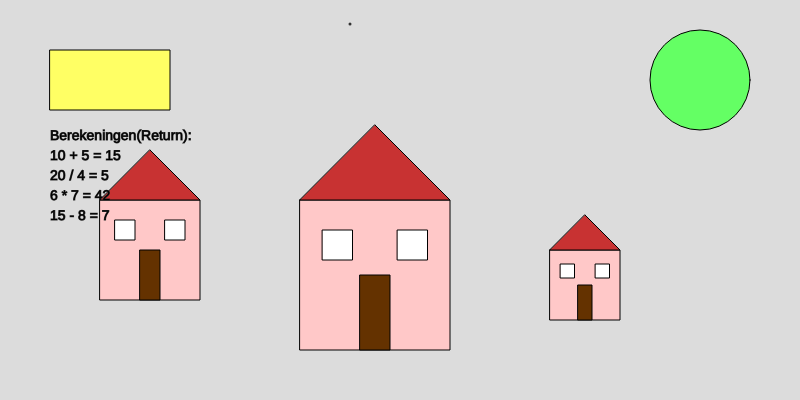
Frame 1 (no input)
Frame 2 (the mouse pressed at the canvas centre, redrawn once): identical to frame 1, image omitted

The p5.js sketch that drew this single still picture (run headless with seeded random() and noise() and a simulated clock; the mouse was pressed at the canvas centre and the sketch redrawn once):

// p5.js sketch
// ── sketch.js

function setup() {
  createCanvas(800, 400);
noLoop();
}

function draw() {
  background(220);

  // teken huisen
tekenHuis(100, 200, 100);
tekenHuis(300, 200, 150);
tekenHuis(550, 250, 70);

// teken cirkels, rechthoeken en lijnen
tekenCirkel(700, 80, 50);
tekenRechthoek(50, 50, 120, 60);
tekenLijn("p5.js Functions", 50, 350, 24, color(0, 102, 153));

// Rekenfuncties met return
// voer de berekeningen uit en sla de resultaten op in variabelen
let som = letOp(10, 5);
let quotient = deel(20, 4);
let product = vermenigvuldig(6, 7);
let verschil = trekAf(15, 8);

// teken de resultaten op het canvas
fill(0);
textSize(14);
text("Berekeningen(Return):", 50, 140);
text("10 + 5 = " + som, 50, 160);
text("20 / 4 = " + quotient, 50, 180);
text("6 * 7 = " + product, 50, 200);
text("15 - 8 = " + verschil, 50, 220);
}

// Functies voor het tekenen van vormen en tekst
function tekenHuis(x, y, grootte) {
  //
  let dakHoogte = grootte * 0.5;

  // Teken het huis
  stroke(0);
  fill(255, 200, 200);
  rect(x, y, grootte, grootte);

  // Teken het dak
  fill(200, 50, 50);
  triangle(x + grootte / 2, y - dakHoogte, x + grootte, y, x, y);

  // Teken de deur
  fill(100, 50, 0);
  rect(x + grootte * 0.4, y + grootte * 0.5, grootte * 0.2, grootte * 0.5);

  // Teken de ramen
  fill(255);
  rect(x + grootte * 0.15, y + grootte * 0.2, grootte * 0.2, grootte * 0.2);
  rect(x + grootte * 0.65, y + grootte * 0.2, grootte * 0.2, grootte * 0.2);
}

// parameters: Functions voor een cirkel
function tekenCirkel(x, y, straal) {
  fill(100, 255, 100);
  circle(x, y, straal * 2);
}

// parameters: Functions voor een rechthoek
function tekenRechthoek(x, y, breedte, hoogte) {
  fill(255, 255, 100);
  rect(x, y, breedte, hoogte);
}

// parameters: Functions voor een lijn
function tekenLijn(x1, y1, x2, y2) {
stroke(50);
strokeWeight(3);
line(x1, y1, x2, y2);
strokeWeight(1);
}

// parameters: Functions voor tekst
function tekenText(tekstInhoud, x, y, grootte, kleur) {
  fill(kleur);
  noStroke();
  textSize(grootte);
  text(tekstInhoud, x, y);
}

// Return: Telt twee getallen op
function letOp(a, b) {
return a + b;
}

//

function deel(a, b) {
return a / b;
}

// Return: Vermenigvuldigt twee getallen
function vermenigvuldig(a, b) {
return a * b;
}

// Return: Trekt twee getallen van elkaar af
function trekAf(a, b) {
return a - b;
}
